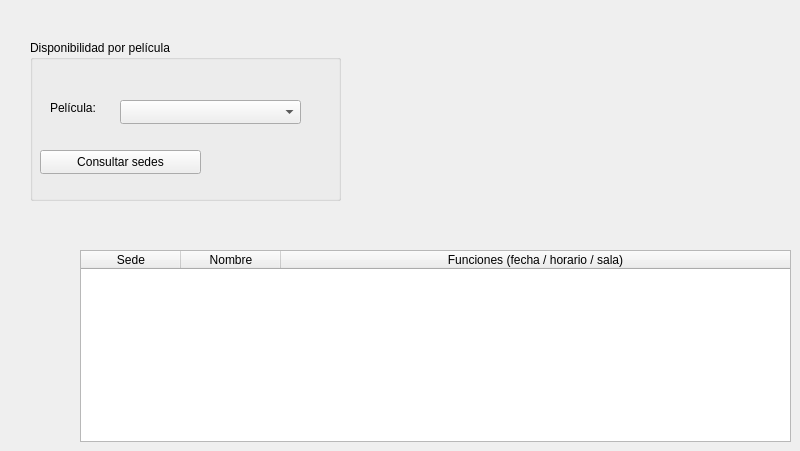
          <widget class="QWidget" name="tabSedesPeliculaCliente">
           <attribute name="title">
            <string>Película → sedes</string>
           </attribute>
           <widget class="QGroupBox" name="grpSedesPeliculaCliente">
            <property name="geometry">
             <rect>
              <x>30</x>
              <y>40</y>
              <width>311</width>
              <height>161</height>
             </rect>
            </property>
            <property name="title">
             <string>Disponibilidad por película</string>
            </property>
            <widget class="QLabel" name="lblPeliculaSedesCliente">
             <property name="geometry">
              <rect>
               <x>20</x>
               <y>60</y>
               <width>61</width>
               <height>16</height>
              </rect>
             </property>
             <property name="text">
              <string>Película:</string>
             </property>
            </widget>
            <widget class="QComboBox" name="cmbPeliculaSedesCliente">
             <property name="geometry">
              <rect>
               <x>90</x>
               <y>60</y>
               <width>181</width>
               <height>24</height>
              </rect>
             </property>
            </widget>
            <widget class="QPushButton" name="btnConsultarSedesPeliculaCliente">
             <property name="geometry">
              <rect>
               <x>10</x>
               <y>110</y>
               <width>161</width>
               <height>24</height>
              </rect>
             </property>
             <property name="text">
              <string>Consultar sedes</string>
             </property>
            </widget>
           </widget>
           <widget class="QTableWidget" name="tblSedesPeliculaCliente">
            <property name="geometry">
             <rect>
              <x>80</x>
              <y>250</y>
              <width>711</width>
              <height>192</height>
             </rect>
            </property>
            <property name="editTriggers">
             <set>QAbstractItemView::EditTrigger::NoEditTriggers</set>
            </property>
            <property name="selectionBehavior">
             <enum>QAbstractItemView::SelectionBehavior::SelectRows</enum>
            </property>
            <attribute name="horizontalHeaderStretchLastSection">
             <bool>true</bool>
            </attribute>
            <column>
             <property name="text">
              <string>Sede</string>
             </property>
            </column>
            <column>
             <property name="text">
              <string>Nombre</string>
             </property>
            </column>
            <column>
             <property name="text">
              <string>Funciones (fecha / horario / sala)</string>
             </property>
            </column>
           </widget>
          </widget>
